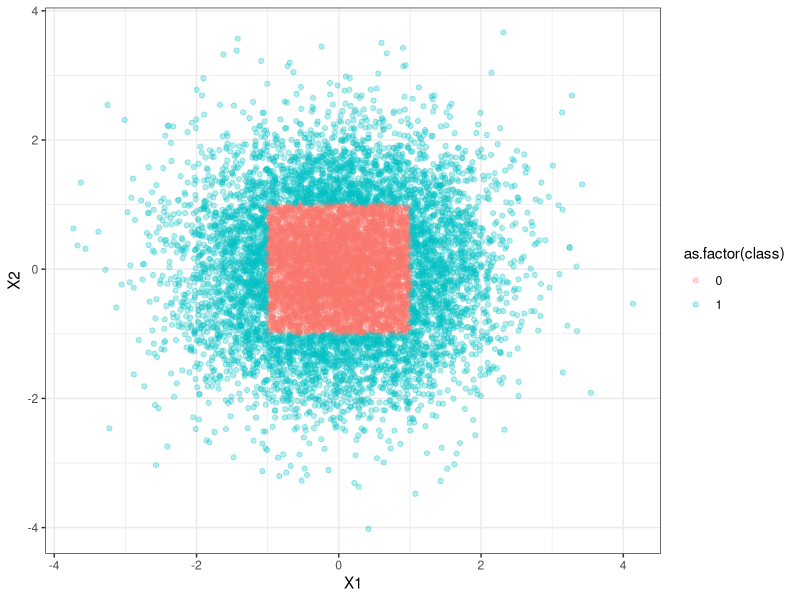

The R source for this figure:
# Curse of dimensionality:
# Show that the area under curve is changing as the dimensinality
# increases. 
# X ~ N(0,1)
# from x={-1,1} we have the mass = 0.6826895
pnorm(1) - (1-pnorm(1))

# In multivariate case:
library(mvtnorm)

mean <- c(0, 0) 
lower <- c(-1,-1) # vector of lower bound
upper <- c(1,1)
corr <- diag(2) # create diagonal matrix (variance = 1)
corr[lower.tri(corr)] <- 0 # uncorrelated variables
corr[upper.tri(corr)] <- 0

# From x1={-1,1} and x2={-1,1}
# Area under the curve is = 0.4660649
pmvnorm(lower, upper, mean, corr)

# This can be computed by Monte Carlo simulation:
n.samples = 1E4 # generate 10 000 observation
data <- data.frame(rmvnorm(n=n.samples, mean, sigma=corr)) 

# Class 1 consists of observation whose absolute values
# of x1 and x2 are <1

data$class <- ifelse( abs(data$X1)>=1 | abs(data$X2)>=1, 1, 0)

# Proportion of class 1 is ~0.465
table(data$class)/ nrow(data)

library(ggplot2)
ggplot(data, aes(x=X1, y=X2) ) + 
 geom_point(aes(colour=as.factor(class)), alpha=0.3) +
 theme_bw()

#--------
euclid.fun <- function(x){ sqrt( (x[1]-mean[1])^2 + (x[2]-mean[1])^2 )}
data <- data.frame(rmvnorm(n=10000, mean, sigma=corr))
data$dist <- apply(data, 1, euclid.fun)
data$class <- ifelse(data$dist<=1, 0, 1)
table(data$class)/ nrow(data)

#--------
data <- data.frame(rmvnorm(n=10000, mean, sigma=corr))
data$class <- ifelse( abs(data$X1)>=1 | abs(data$X2)>=1, 1, 0)
table(data$class)/ nrow(data) #0.4660649
